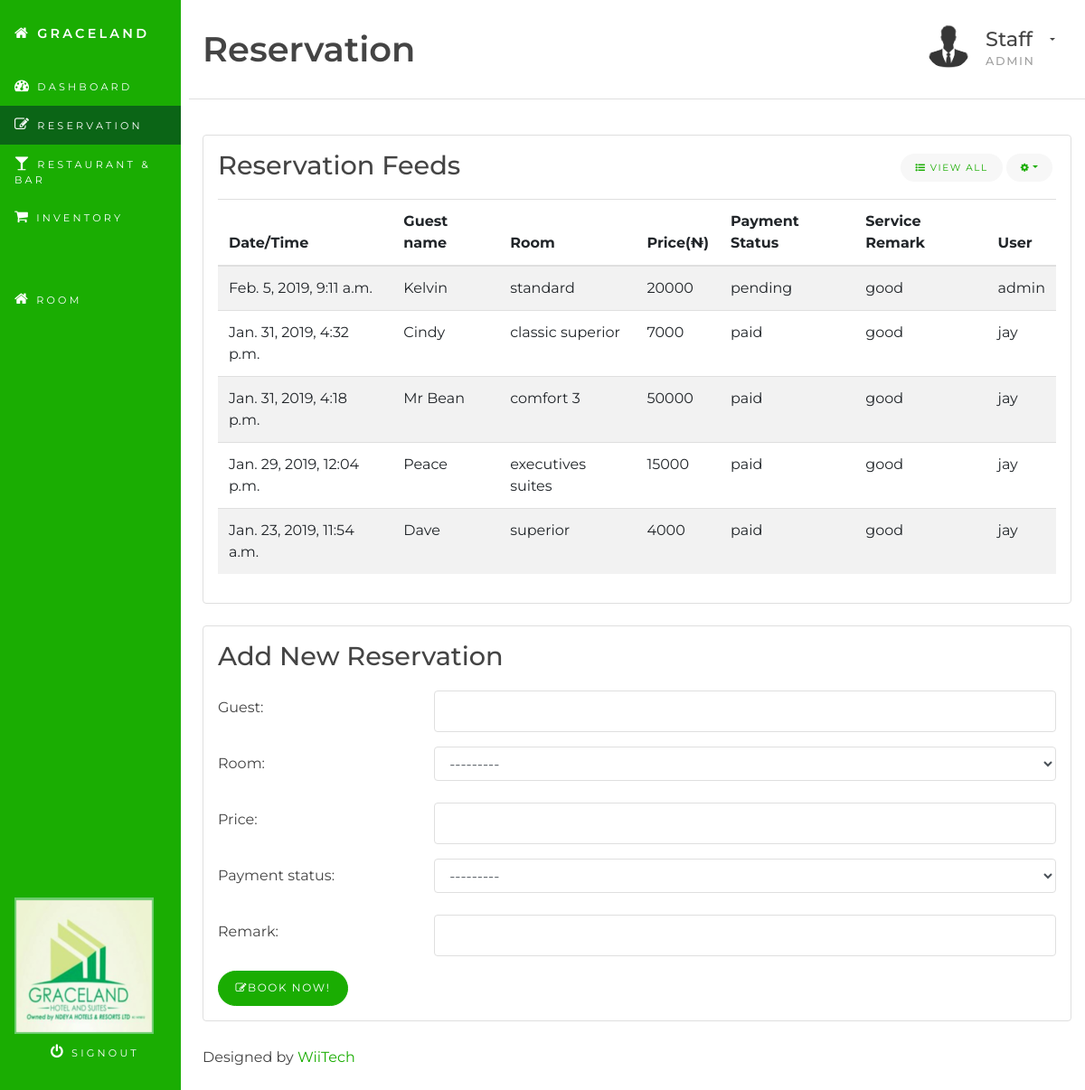
The app's page /reservation/ (signed in), older data.
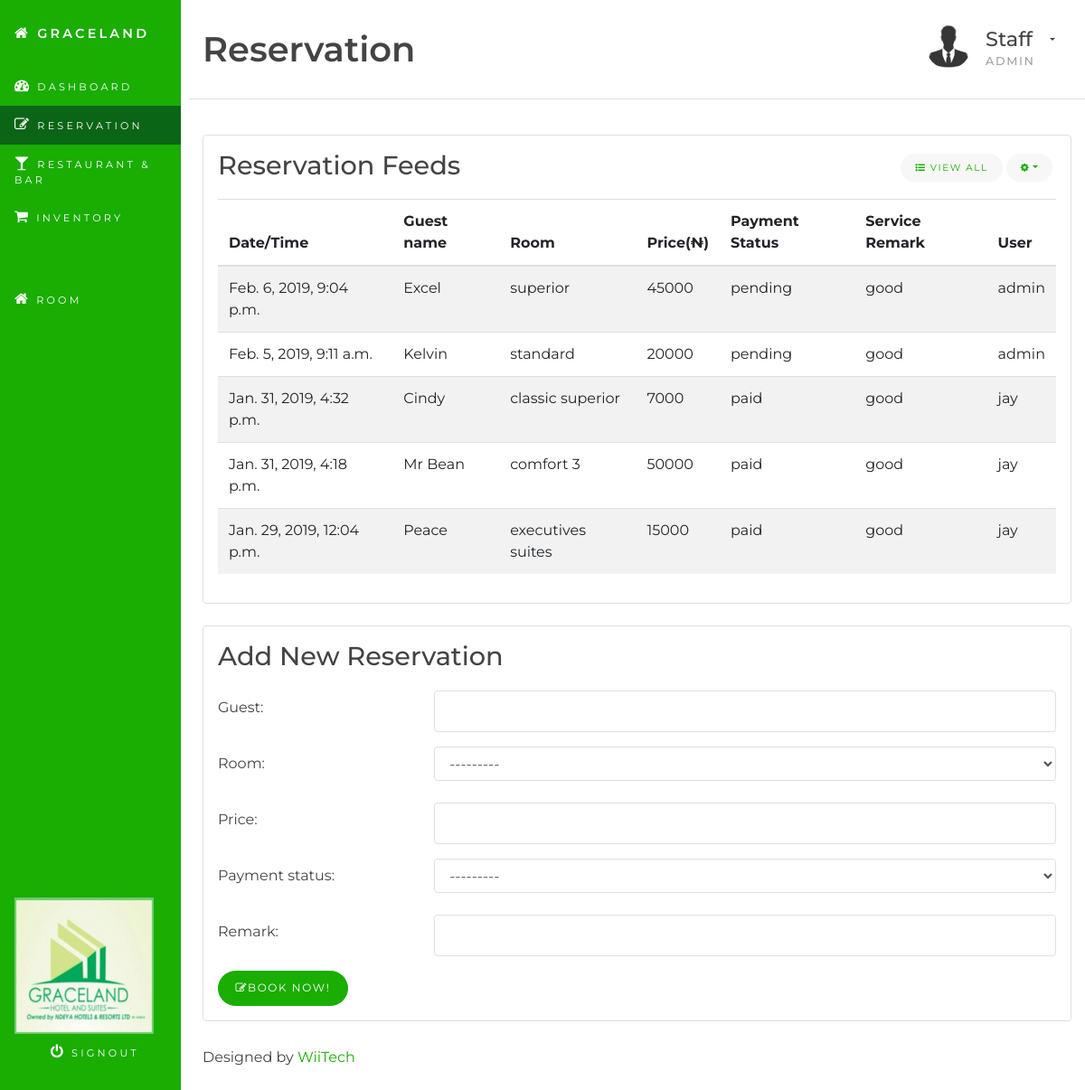
The same page, newer data.
### hms/models.py (models this page shows, shortened)
class Reservation(models.Model):
    ROOM_CHOICES = (
        ('comfort 1', 'Comfort 1'),
        ('comfort 2', 'Comfort 2'),
        ('comfort 3', 'Comfort 3'),
        ('standard', 'Standard'),
        ('superior', 'Superior'),
        ('standard superior', 'Standard Superior '),
        ('classic superior', 'Classic Superior'),
        ('executives suites', 'Executives Suites'),
    )
    PAYMENT_CHOICES = (
        ('paid', 'Paid'),
        ('pending', 'Pending'),
    )
    time = models.DateTimeField(auto_now_add=True)
    guest = models.CharField(max_length=100)
    room = models.CharField(max_length=20, choices=ROOM_CHOICES)
    price = models.IntegerField()
    payment_status = models.CharField(max_length=20, choices=PAYMENT_CHOICES)
    remark = models.CharField(max_length=100)
    user = models.ForeignKey(User, on_delete=models.CASCADE)
    class Meta:
        ordering = ('-time',)

### hms/views.py (the view, shortened to what this page needs)
# urls.py: path('reservation/', views.reservation, name='reservation'),
@login_required
def reservation(request):
    latest_reservations = Reservation.objects.all()[:5]
    form = ReservationForm()
    context = {
        'section': 'reservation',
        'form': form,
        'latest_reservations': latest_reservations,
    }
    return render(request, 'hms/reservation.html', context)

### hms/forms.py
class ReservationForm(forms.ModelForm):
    class Meta:
        model = Reservation
        exclude = ('time', 'user')
    def __init__(self, *args, **kwargs):
        super(ReservationForm, self).__init__(*args, **kwargs)
        for fname, f in self.fields.items():
            f.widget.attrs['class'] = 'form-control'

### hms/templates/hms/reservation.html (shortened to what this page needs)
{% extends 'base.html' %}
{% block content %}
<div class="container-fluid" id="wrapper">
	<div class="row">
		<main class="col-xs-12 col-sm-8 col-lg-9 col-xl-10 pt-3 pl-4 ml-auto">
			{% include 'hms/reservation/reservation_head.html' %}
			<section class="row">
				<div class="col-sm-12">
					{% include 'hms/reservation/reservation_display.html' %}
					{% include 'hms/reservation/reservation_form.html' %}
					{% include 'hms/footer.html' %}
				</div>
			</section>
		</main>
	</div>
</div>
{% endblock content %}

### hms/templates/base.html (shortened to what this page needs)
{% load staticfiles %}
<!DOCTYPE html>
<html>
<head>
    <link href="https://cdnjs.cloudflare.com/ajax/libs/twitter-bootstrap/4.2.1/css/bootstrap.min.css" rel="stylesheet">
    <link href="https://cdnjs.cloudflare.com/ajax/libs/font-awesome/4.7.0/css/font-awesome.css" rel="stylesheet">
	<link href="{% static 'css/style.css' %}" rel="stylesheet">
	<link href="{% static 'css/main.css' %}" rel="stylesheet">
</head>
<body>
    <nav class="sidebar col-xs-12 col-sm-4 col-lg-3 col-xl-2">
        <h1 class="site-title"><a href="{% url 'dashboard' %}"><em class="fa fa-home"></em> Graceland</a></h1>
        <ul class="nav nav-pills flex-column sidebar-nav">
            {% if request.user.is_authenticated %}
                <li class="nav-item">
                    <a {% if section == "dashboard" %} class="nav-link active" {% else %} class="nav-link" {% endif %} href="{% url 'dashboard' %}">
                        <em class="fa fa-dashboard"></em> Dashboard <span class="sr-only">(current)</span>
                    </a>
                </li>
                <li class="nav-item">
                    <a {% if section == "reservation" %} class="nav-link active" {% else %} class="nav-link" {% endif %} href="{% url 'reservation' %}">
                        <em class="fa fa-edit"></em> Reservation
                    </a>
                </li>
                <li class="nav-item">
                    <a {% if section == "restandbar" %} class="nav-link active" {% else %} class="nav-link" {% endif %} href="{% url 'restandbar' %}">
                        <em class="fa fa-glass"></em> Restaurant & Bar
                    </a>
                </li>
                <li class="nav-item">
                    <a {% if section == "inventory" %} class="nav-link active"{% else %} class="nav-link" {% endif %} href="{% url 'inventory' %}">
                        <em class="fa fa-shopping-cart"></em> Inventory
                    </a>
                </li>
                <li class="nav-item mt-5">
                    <a class="nav-link" href=""><em class="fa fa-home"></em> Room</a>
                </li>
            {% endif %}
        </ul>
        <a href="" class="logo"><img src="{% static "images/logo.png" %}" alt="logo"></a>
        <a href="{% url "logout" %}" class="logout-button"><em class="fa fa-power-off"></em> Signout</a>
    </nav>
    {% block content %}
    {% endblock content %}
</body>
</html>

### hms/templates/hms/reservation/reservation_head.html (shortened to what this page needs)
<header class="page-header row justify-center">
    <div class="col-md-6 col-lg-8" >
        <h1 class="float-left text-center text-md-left">Reservation</h1>
    </div>
    <div class="dropdown user-dropdown col-md-6 col-lg-4 text-center text-md-right"><a class="btn btn-stripped dropdown-toggle" href="#" id="dropdownMenuLink" data-toggle="dropdown" aria-haspopup="true" aria-expanded="false">
        <img src="../static/images/profile-pic.jpg" alt="profile photo" class="circle float-left profile-photo" width="50" height="auto">
        <div class="username mt-1">
            <h4 class="mb-1">Staff</h4>
            <h6 class="text-muted">{{ request.user }}</h6>
        </div>
        </a>
    </div>
</header>

### hms/templates/hms/reservation/reservation_display.html (shortened to what this page needs)
<section class="row">
    <div class="col-md-12 col-lg-12">
        <div class="card mb-4">
            <div class="card-block">
                <h3 class="card-title">Reservation Feeds</h3>
                <div class="dropdown card-title-btn-container">
                    <button class="btn btn-sm btn-subtle" type="button"><em class="fa fa-list-ul"></em> View All</button>
                    <button class="btn btn-sm btn-subtle dropdown-toggle" type="button" data-toggle="dropdown" aria-haspopup="true" aria-expanded="false"><em class="fa fa-cog"></em></button>
                </div>
                <div class="table-responsive">
                    <table class="table table-striped">
                        <thead>
                            <tr>
                                <th>Date/Time</th>
                                <th>Guest name</th>
                                <th>Room</th>
                                <th>Price(&#8358)</th>
                                <th>Payment Status</th>
                                <th>Service Remark</th>
                                <th>User</th>
                            </tr>
                        </thead>
                        <tbody>
                            {% for reservation in latest_reservations %}
                                <tr>
                                    <td>{{ reservation.time }}</td>
                                    <td>{{ reservation.guest }}</td>
                                    <td>{{ reservation.room }}</td>
                                    <td>{{ reservation.price }}</td>
                                    <td>{{ reservation.payment_status }}</td>
                                    <td>{{ reservation.remark }}</td>
                                    <td>{{ reservation.user }}</td>
                                </tr>
                            {% endfor %}
                        </tbody>
                    </table>
                </div>
            </div>
        </div>
    </div>
</section>

### hms/templates/hms/reservation/reservation_form.html (shortened to what this page needs)
<section class="row">
    <div class="col-12">
        <div class="card mb-4">
            <div class="card-block">
                <h3 class="card-title">Add New Reservation</h3>
                <form class="form" action="." method="post">
                    {% for field in form %}
                    <div class="form-group row">
                        <label class="col-md-3 col-form-label">{{ field.label_tag }}</label>
                        <div class="col-md-9">
                            {{ field }}
                        </div>
                    </div>
                    {% endfor %}
                    <button type="submit" class="btn btn-md btn-primary"><span class="fa fa-edit"></span>Book Now!</button>
                </form>
            </div>
        </div>
    </div>
</section>

### hms/templates/hms/footer.html
<section class="row">
    <div class="col-12 mt-1 mb-4">Designed by <a href="https://www.wiitechservices.com">WiiTech</a></div>
</section>

### hms/static/css/style.css (style rules this page uses)
body { background-color: #ffffff; font-family: "Montserrat", "Helvetica Neue", Helvetica, Arial, sans-serif; font-size: 1rem; color: #444444; }
h1, h2 { font-family: "Montserrat", "Helvetica Neue", Helvetica, Arial, sans-serif; padding-bottom: 1.2rem; border-bottom: 1px solid #dfdfdf; }
h3, h4, h5, h6 { font-family: "Montserrat", "Helvetica Neue", Helvetica, Arial, sans-serif; }
a, a:visited { color: #1aad02; }
.nav-pills .nav-item.show .nav-link, .nav-pills .nav-link.active { background-color: #1aad02; }
h1 { font-family: "Montserrat", "Helvetica Neue", Helvetica, Arial, sans-serif; font-size: 2.4rem; font-weight: 600; }
h3 { font-family: "Montserrat", "Helvetica Neue", Helvetica, Arial, sans-serif; font-size: 1.8rem; font-weight: 500; }
h4 { font-family: "Montserrat", "Helvetica Neue", Helvetica, Arial, sans-serif; font-size: 1.4rem; font-weight: 500; }
h6 { font-family: "Montserrat", "Helvetica Neue", Helvetica, Arial, sans-serif; font-size: .8rem; letter-spacing: .1rem; font-weight: 500; text-transform: uppercase; }
.justify-center { display: flex; align-items: center; justify-content: center; }
.text-muted { color: #a0a0a0 !important; }
.circle { border-radius: 499rem; }
.btn-primary, .btn-primary.disabled, .btn-primary:disabled, .btn-outline-primary:hover, .btn-outline-primary:active, .btn-outline-primary.active, .show > .btn-outline-primary.dropdown-toggle, .card-primary, .page-item.active .page-link, .list-group-item.active { background-color: #1aad02 !important; border-color: #1aad02 !important; }
.nav-pills .nav-link.active, .badge-primary[href]:focus, .badge-primary[href]:hover, a.bg-primary:focus, a.bg-primary:hover { background-color: #0b6516 !important; }
.btn-primary, .btn-primary:hover, .btn-primary:focus, .btn-primary:active { color: #ffffff !important; background-color: #1aad02; border-color: #1aad02; }
.btn { border-radius: 499rem; text-transform: uppercase; letter-spacing: .1rem; font-size: .75rem; padding: .6rem 1.15rem; cursor: pointer; }
.btn-sm { font-size: .65rem; padding: .5rem 1rem; }
.btn-md { font-size: .75rem; padding: .6rem 1.15rem; }
.btn-subtle { border: none; background: #f7f7f7; color: #1aad02; -webkit-appearance: none; cursor: pointer; }
.btn-stripped { border: none; background: none !important; color: #444444 !important; -webkit-appearance: none; cursor: pointer; }
.dropdown a { color: #444444; }
.sidebar { position: fixed; top: 0; bottom: 0; left: 0; padding: 20px; padding-left: 0; padding-right: 0; z-index: 1000; overflow-x: hidden; overflow-y: auto; background: #1aad02; }
.sidebar a { color: #ffffff; text-transform: uppercase; font-size: .7rem; letter-spacing: .2rem; padding: .75rem 1rem; }
.sidebar em { font-size: 1rem; }
.sidebar h1 { color: #ffffff; border: none; font-size: 0.9rem; padding: 0rem 1rem; text-transform: uppercase; letter-spacing: .2rem; }
.sidebar .site-title { margin-top: .5rem; margin-bottom: 1.75rem; }
.sidebar .site-title a { font-size: .9rem; padding-left: 0; padding-right: 0; cursor: pointer; }
.sidebar .nav { margin-bottom: 20px; }
.sidebar .nav-item { width: 100%; }
.sidebar .nav-item + .nav-item { margin-left: 0; }
.sidebar .nav-link { border-radius: 0; }
.sidebar .logout-button { position: absolute; bottom: 20px; left: 20px; width: 85%; text-align: center; border-radius: .3rem; }
.card { background-color: #ffffff; border: 1px solid #dfdfdf; }
.card-block { padding: 1rem; }
.card-title { padding-bottom: .25rem; margin-bottom: 1rem; }
.card-title-btn-container { position: absolute; top: 1.25rem; right: 1.25rem; list-style: none; }
.page-header { font-family: "Montserrat", "Helvetica Neue", Helvetica, Arial, sans-serif; margin-top: 0rem; margin-bottom: 2.4rem; padding-bottom: 1rem; border-bottom: 1px solid #dfdfdf; height: auto; }
.page-header h1 { display: inline; border: none; padding: 0; margin-top: 0; margin-bottom: 0; width: 100%; }
.profile-photo { border-radius: 499rem; float: left; }
.username { float: left; text-align: left; margin: 0 0 0 1rem; }
.username h1, .username h2, .username h3, .username h4 { margin-bottom: 0; text-transform: none !important; letter-spacing: 0 !important; }
.user-dropdown .dropdown-toggle::after { margin-top: 1rem; margin-left: 1rem; }
.form-control { border: 1px solid #dfdfdf; background-color: #ffffff; box-shadow: none; }
input.form-control { height: 46px; }
table, td, tr, th, thead { border-color: #dfdfdf !important; }

Row changes from the older to the newer data that the page shows:
no longer on this page (row unchanged): Reservation: time "Jan. 23, 2019, 11:54 a.m.", guest "Dave", room "superior", price "4000", payment_status "paid", remark "good", user "jay"
added Reservation: time "Feb. 6, 2019, 9:04 p.m.", guest "Excel", room "superior", price "45000", payment_status "pending", remark "good", user "admin"
